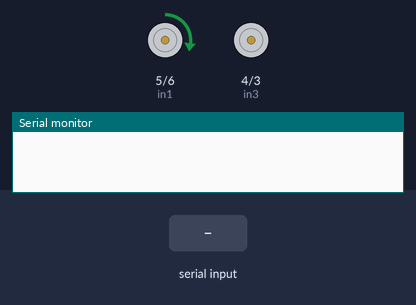
The sketch below on a simulated Arduino Uno, built with avr-gcc and run on an emulated ATmega328P. On the bench: motor-driver pin pairs drawn as motors (green arrow = first pin HIGH = forward, orange = second pin HIGH = backward, longer = more drive, scaled by the enable pin), the last lines printed to the serial monitor. Inputs (shaded band) come from the test bench.

Above: at 1.2 s.
1.3 s: "Good" received over Serial
At 2.0 s:
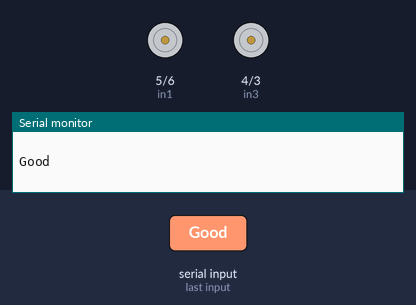
2.8 s: "Bad" received over Serial
At 8.1 s:
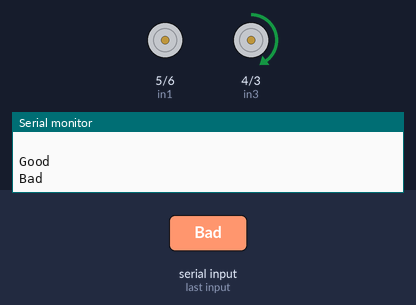
At 8.8 s:
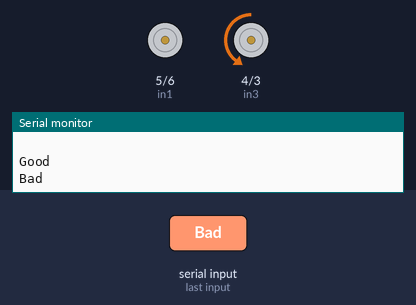
Timing chart, 0 to 10.8 s (numbered marks = the images above; inputs shaded):
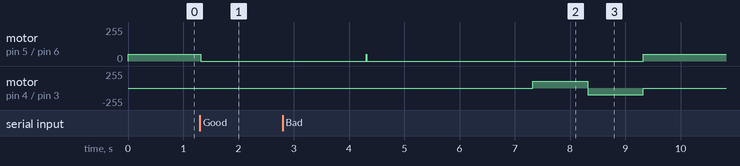

The sketch:

CONVEYOR.ino
```cpp
String readString = " ";
int enA = 9;
int in1 = 5;
int in2 = 6;
int in3 = 4;
int in4 = 3;
int enB = 10;
void setup() {
  Serial.begin(9600);
  pinMode(enA, OUTPUT);
  pinMode(in1, OUTPUT);
  pinMode(in2, OUTPUT);
  pinMode(enB, OUTPUT);
  pinMode(in3, OUTPUT);
  pinMode(in4, OUTPUT);
}

void loop() {
  analogWrite(enA,50);
  digitalWrite(in1, HIGH);
  digitalWrite(in2, LOW);
  while (Serial.available()) {
    delay(3);
    char c = Serial.read();
    readString += c;
  }
  if(readString.length() >0)
  {
    Serial.println(readString);
    if(readString == "Good")
    {
      analogWrite(enA,50);
      digitalWrite(in1, LOW);
      digitalWrite(in2, LOW);
      delay(3000);
      digitalWrite(in1, HIGH);
      digitalWrite(in2, LOW);
    }
    if(readString == "Bad")
    {
      analogWrite(enA,50);
      digitalWrite(in1, LOW);
      digitalWrite(in2, LOW);
      delay(3000);
      analogWrite(enB,100);
      digitalWrite(in3, HIGH);
      digitalWrite(in4, LOW);
      delay(1000);
      digitalWrite(in3, LOW);
      digitalWrite(in4, HIGH);
      delay(1000);
      digitalWrite(in3, LOW);
      digitalWrite(in4, LOW);
    }
    readString="";

  }
}
```

Measured:
- after the input at 1.3 s, motor on pin 5 (in1) / pin 6 (in2): forward 50/255 → stopped at once
- after the input at 2.8 s, motor on pin 4 (in3) / pin 3 (in4): stopped → forward 100/255 after 4.5 s, → backward 100/255 1.0 s later, → stopped 1.0 s later
